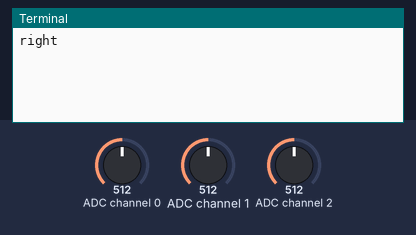
A program run on a simulated Raspberry Pi (BCM pin numbers). On the bench: the last lines printed to the terminal. The inputs (shaded band) are chosen by the test bench; at power-on: ADC channel 1 = 512, ADC channel 0 = 512, ADC channel 2 = 512 (analog values on the 0–1023 scale).

Above: at 1.2 s.
1.3 s: ADC channel 1 set to 122
At 2.8 s:
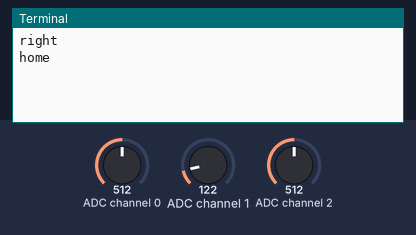
3.1 s: ADC channel 0 set to 900
At 4.6 s:
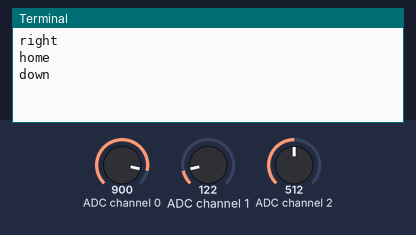
4.9 s: ADC channel 1 set to 5
At 6.1 s:
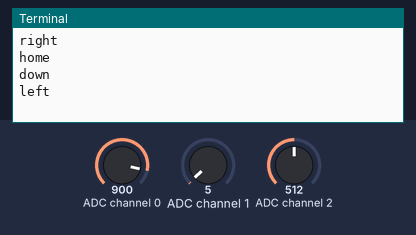

The program:

RaspPi_Lesson14PS2AC.py
```python
from gpiozero import Button, MCP3008
from gpiozero.tools import absoluted, scaled
from signal import pause
from time import sleep

pot_x = MCP3008(channel=0)
pot_y = MCP3008(channel=1)
pot_z = MCP3008(channel=2)

def MAP(x, in_min, in_max, out_min, out_max):
    return (x - in_min) * (out_max - out_min) / (in_max - in_min) + out_min


def makerobo_direction():
    state = ['home', 'up', 'down', 'left', 'right', 'pressed']
    i = 0
    x_value = round(pot_x.value * 1024)
    y_value = round(pot_y.value * 1024)
    z_value = round(pot_z.value * 1024)
    x_value = round(MAP(x_value, 0, 1023, 0, 255))
    y__value = round(MAP(y_value, 0, 1023, 0, 255))
    z_value = round(MAP(z_value, 0, 1023, 0, 255))
    '''
    print('x_value:{},y_value:{},z_value:{}'.format(x_value,y_value,z_value))
    '''
    if x_value <= 30:
        i = 1
    if x_value >= 225:
        i = 2
    if y_value >= 225:
        i = 4
    if y_value <= 30:
        i = 3
    if z_value <= 2 and y_value >= 128:
        i = 5
    if 15 > x_value - 125 > -15 and 15 > y_value - 125 > -15 and z_value >= 250:
        i = 0

    return state[i]


def makerobo_loop():
    makerobo_status = ''
    while True:
        makerobo_tmp = makerobo_direction()
        sleep(0.2)
        if makerobo_tmp != None and makerobo_tmp != makerobo_status:
            print(makerobo_tmp)
            makerobo_status = makerobo_tmp


def destroy():
    pass


if __name__ == '__main__':
    try:
        makerobo_loop()
    except KeyboardInterrupt:
        destroy()
```

Measured:
- after the input at 1.3 s, the terminal: prints a new line after 0.30 s (image 1)
- after the input at 3.1 s, the terminal: prints a new line after 0.31 s (image 2)
- after the input at 4.9 s, the terminal: prints a new line after 0.31 s (image 3)
